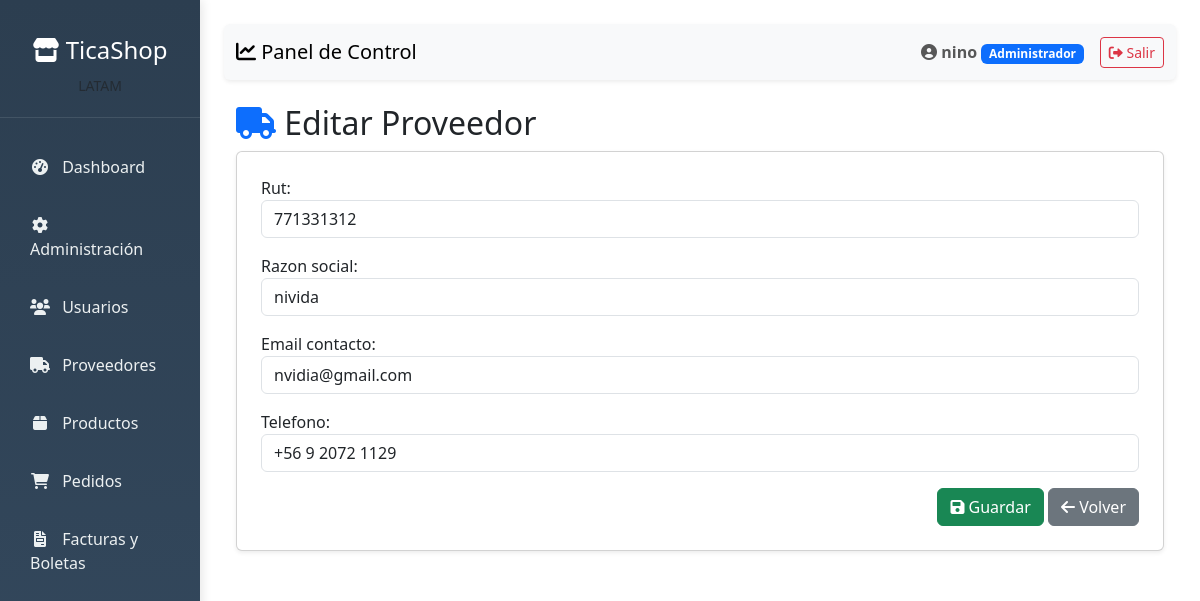
Page /clientes/proveedores/editar/1/ (signed in) on the committed database.
### apps/usuarios/models.py (models this page shows, shortened)
class Usuario(AbstractUser):
    ROLES = (
        ('Administrador', 'Administrador'),
        ('Vendedor', 'Vendedor'),
        ('Tesoreria', 'Tesorería'),
        ('Cliente', 'Cliente'),
    )
    rol = models.CharField(max_length=13, choices=ROLES, default='Cliente')
    telefono = models.CharField(max_length=20, blank=True, null=True)
    activo = models.BooleanField(default=True)
    fecha_actualizacion = models.DateTimeField(auto_now=True)
    class Meta:
        db_table = 'usuarios'
        verbose_name = 'Usuario'
        verbose_name_plural = 'Usuarios'

### apps/clientes/models.py (models this page shows, shortened)
class Proveedor(models.Model):
    rut = models.CharField(max_length=12, unique=True)
    razon_social = models.CharField(max_length=255)
    email_contacto = models.EmailField(blank=True, null=True)
    telefono = models.CharField(max_length=20, blank=True, null=True)
    class Meta:
        db_table = 'proveedores'
        verbose_name = 'Proveedor'
        verbose_name_plural = 'Proveedores'

### apps/clientes/views.py (the view)
# urls.py: path('proveedores/editar/<int:proveedor_id>/', views.editar_proveedor, name='editar_proveedor'),
@login_required
@user_passes_test(es_administrador)
def editar_proveedor(request, proveedor_id):
    proveedor = get_object_or_404(Proveedor, id=proveedor_id)
    if request.method == 'POST':
        form = ProveedorForm(request.POST, instance=proveedor)
        if form.is_valid():
            form.save()
            messages.success(request, '✅ Proveedor actualizado correctamente.')
            return redirect('listar_proveedores')
    else:
        form = ProveedorForm(instance=proveedor)
    return render(request, 'clientes/editar_proveedor.html', {'form': form})

### apps/clientes/forms.py
class ProveedorForm(forms.ModelForm):
    class Meta:
        model = Proveedor
        fields = ['rut', 'razon_social', 'email_contacto', 'telefono']
        widgets = {
            'rut': forms.TextInput(attrs={'class': 'form-control'}),
            'razon_social': forms.TextInput(attrs={'class': 'form-control'}),
            'email_contacto': forms.EmailInput(attrs={'class': 'form-control'}),
            'telefono': forms.TextInput(attrs={'class': 'form-control'}),
        }

### apps/clientes/views.py (called while the page is built)
def es_administrador(usuario):
    return usuario.rol == 'Administrador'

### templates/clientes/editar_proveedor.html (shortened to what this page needs)
{% extends 'dashboard/base_dashboard.html' %}
{% block content %}
<div class="container mt-4">
    <h2><i class="fas fa-truck text-primary"></i> {{ form.instance.id|yesno:"Editar Proveedor,Crear Proveedor" }}</h2>
    <form method="POST" class="card p-4 shadow-sm">
        {{ form.as_p }}
        <div class="text-end">
            <button type="submit" class="btn btn-success">
                <i class="fas fa-save"></i> Guardar
            </button>
            <a href="{% url 'listar_proveedores' %}" class="btn btn-secondary">
                <i class="fas fa-arrow-left"></i> Volver
            </a>
        </div>
    </form>
</div>
{% endblock %}

### templates/dashboard/base_dashboard.html (shortened to what this page needs)
<!DOCTYPE html>
<html lang="es">
<head>
    <link href="https://cdn.jsdelivr.net/npm/bootstrap@5.3.0/dist/css/bootstrap.min.css" rel="stylesheet">
    <link rel="stylesheet" href="https://cdnjs.cloudflare.com/ajax/libs/font-awesome/6.0.0/css/all.min.css">
</head>
<body>
    <div class="container-fluid">
        <div class="row">
            <div class="col-md-3 col-lg-2 sidebar d-md-block p-0">
                <div class="position-sticky pt-3">
                    <div class="text-center text-white logo-section">
                        <h4><i class="fas fa-store"></i> TicaShop</h4>
                        <small class="text-muted">LATAM</small>
                    </div>
                    <ul class="nav flex-column">
                        <li class="nav-item">
                            <a class="nav-link {% if request.resolver_match.url_name == 'dashboard' %}active{% endif %}"
                                href="{% url 'dashboard' %}">
                                <i class="fas fa-tachometer-alt"></i> Dashboard
                            </a>
                        </li>
                        {% if request.user.rol == 'Administrador' %}
                        <li class="nav-item">
                            <a class="nav-link" href="/admin/">
                                <i class="fas fa-cog"></i> Administración
                            </a>
                        </li>
                        <li class="nav-item">
                            <a class="nav-link {% if request.resolver_match.url_name == 'listar_usuarios' %}active{% endif %}"
                                href="{% url 'listar_usuarios' %}">
                                <i class="fas fa-users"></i> Usuarios
                            </a>
                        </li>
                        <li class="nav-item">
                            <a class="nav-link {% if request.resolver_match.url_name == 'listar_proveedores' %}active{% endif %}"
                                href="{% url 'listar_proveedores' %}">
                                <i class="fas fa-truck"></i> Proveedores
                            </a>
                        </li>
                        {% endif %}
                        {% if request.user.rol == 'Administrador' or request.user.rol == 'Vendedor' %}
                        <li class="nav-item">
                            <a class="nav-link {% if request.resolver_match.url_name == 'listar_productos' %}active{% endif %}"
                                href="{% url 'listar_productos' %}">
                                <i class="fas fa-box"></i> Productos
                            </a>
                        </li>
                        <li class="nav-item">
                            <a class="nav-link {% if request.resolver_match.url_name == 'listar_pedidos' %}active{% endif %}"
                                href="{% url 'listar_pedidos' %}">
                                <i class="fas fa-shopping-cart"></i> Pedidos
                            </a>
                        </li>
                        {% endif %}
                        <li class="nav-item">
                            <a class="nav-link {% if request.resolver_match.url_name == 'listar_documentos' %}active{% endif %}"
                                href="{% url 'listar_documentos' %}">
                                <i class="fas fa-file-invoice"></i> Facturas y Boletas
                            </a>
                        </li>
                    </ul>
                </div>
            </div>
            <div class="col-md-9 col-lg-10 ml-sm-auto px-4 py-4">
                <nav class="navbar navbar-expand-lg navbar-light bg-light mb-4 shadow-sm rounded">
                    <div class="container-fluid">
                        <span class="navbar-brand mb-0 h1">
                            <i class="fas fa-chart-line"></i> Panel de Control
                        </span>
                        <div class="navbar-nav ms-auto align-items-center">
                            <span class="navbar-text me-3">
                                <i class="fas fa-user-circle"></i>
                                <strong>{{ request.user.get_full_name|default:request.user.username }}</strong>
                                <span class="badge bg-primary">{{ request.user.rol }}</span>
                            </span>
                            <a class="btn btn-outline-danger btn-sm" href="{% url 'logout' %}">
                                <i class="fas fa-sign-out-alt"></i> Salir
                            </a>
                        </div>
                    </div>
                </nav>
                {% block content %}
                {% endblock %}
            </div>
        </div>
    </div>
</body>
</html>

### templates/dashboard/base_dashboard.html (style rules this page uses)
body { font-family: 'Segoe UI', Tahoma, Geneva, Verdana, sans-serif; }
.sidebar { min-height: 100vh; background: linear-gradient(180deg, #2c3e50 0%, #34495e 100%); box-shadow: 2px 0 10px rgba(0,0,0,0.1); }
.sidebar .nav-link { color: #ecf0f1; padding: 12px 20px; margin: 5px 10px; border-radius: 8px; transition: all 0.3s ease; }
.sidebar .nav-link i { width: 20px; text-align: center; margin-right: 8px; }
.logo-section { padding: 20px; border-bottom: 1px solid rgba(255,255,255,0.1); margin-bottom: 20px; }

### rows in the picture
Usuario: user.get_full_name "nino", user.rol "Administrador"
Proveedor: instance.id "Editar Proveedor", rut "771331312", razon_social "nivida", email_contacto "nvidia@gmail.com", telefono "+56 9 2072 1129"
